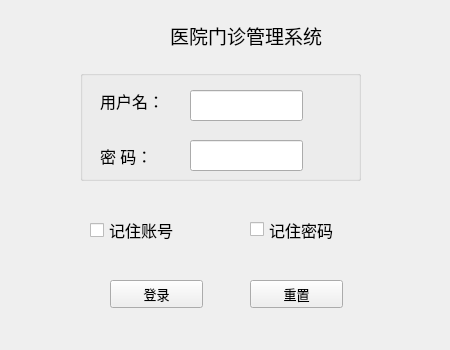
<?xml version="1.0" encoding="UTF-8"?>
<ui version="4.0">
 <class>LogWidget</class>
 <widget class="QWidget" name="LogWidget">
  <property name="geometry">
   <rect>
    <x>0</x>
    <y>0</y>
    <width>450</width>
    <height>350</height>
   </rect>
  </property>
  <property name="windowTitle">
   <string>Form</string>
  </property>
  <widget class="QLabel" name="label">
   <property name="geometry">
    <rect>
     <x>170</x>
     <y>20</y>
     <width>201</width>
     <height>31</height>
    </rect>
   </property>
   <property name="font">
    <font>
     <pointsize>14</pointsize>
    </font>
   </property>
   <property name="text">
    <string>医院门诊管理系统</string>
   </property>
  </widget>
  <widget class="QPushButton" name="pushbotton_log">
   <property name="geometry">
    <rect>
     <x>110</x>
     <y>280</y>
     <width>93</width>
     <height>28</height>
    </rect>
   </property>
   <property name="font">
    <font>
     <pointsize>10</pointsize>
    </font>
   </property>
   <property name="text">
    <string>登录</string>
   </property>
  </widget>
  <widget class="QCheckBox" name="checkbox_rememberpassward">
   <property name="geometry">
    <rect>
     <x>250</x>
     <y>220</y>
     <width>111</width>
     <height>19</height>
    </rect>
   </property>
   <property name="font">
    <font>
     <pointsize>12</pointsize>
    </font>
   </property>
   <property name="text">
    <string>记住密码</string>
   </property>
  </widget>
  <widget class="QPushButton" name="pushbutton_clear">
   <property name="geometry">
    <rect>
     <x>250</x>
     <y>280</y>
     <width>93</width>
     <height>28</height>
    </rect>
   </property>
   <property name="font">
    <font>
     <pointsize>10</pointsize>
    </font>
   </property>
   <property name="text">
    <string>重置</string>
   </property>
  </widget>
  <widget class="QCheckBox" name="checkbox_remembername">
   <property name="geometry">
    <rect>
     <x>90</x>
     <y>220</y>
     <width>111</width>
     <height>20</height>
    </rect>
   </property>
   <property name="font">
    <font>
     <pointsize>12</pointsize>
    </font>
   </property>
   <property name="text">
    <string>记住账号</string>
   </property>
  </widget>
  <widget class="QGroupBox" name="groupBox">
   <property name="geometry">
    <rect>
     <x>80</x>
     <y>70</y>
     <width>281</width>
     <height>111</height>
    </rect>
   </property>
   <property name="title">
    <string/>
   </property>
   <widget class="QLabel" name="label_name">
    <property name="geometry">
     <rect>
      <x>20</x>
      <y>20</y>
      <width>72</width>
      <height>21</height>
     </rect>
    </property>
    <property name="font">
     <font>
      <pointsize>12</pointsize>
     </font>
    </property>
    <property name="text">
     <string>用户名：</string>
    </property>
   </widget>
   <widget class="QLineEdit" name="lineedit_name">
    <property name="geometry">
     <rect>
      <x>110</x>
      <y>20</y>
      <width>113</width>
      <height>31</height>
     </rect>
    </property>
   </widget>
   <widget class="QLabel" name="label_password">
    <property name="geometry">
     <rect>
      <x>20</x>
      <y>70</y>
      <width>72</width>
      <height>31</height>
     </rect>
    </property>
    <property name="font">
     <font>
      <pointsize>12</pointsize>
     </font>
    </property>
    <property name="text">
     <string>密 码：</string>
    </property>
   </widget>
   <widget class="QLineEdit" name="lineedit_password">
    <property name="geometry">
     <rect>
      <x>110</x>
      <y>70</y>
      <width>113</width>
      <height>31</height>
     </rect>
    </property>
   </widget>
  </widget>
  <widget class="QLabel" name="label_IMG">
   <property name="geometry">
    <rect>
     <x>80</x>
     <y>10</y>
     <width>91</width>
     <height>51</height>
    </rect>
   </property>
   <property name="styleSheet">
    <string notr="true">image: url(:/SmallHospital.png);</string>
   </property>
   <property name="text">
    <string/>
   </property>
  </widget>
 </widget>
 <resources/>
 <connections/>
</ui>
